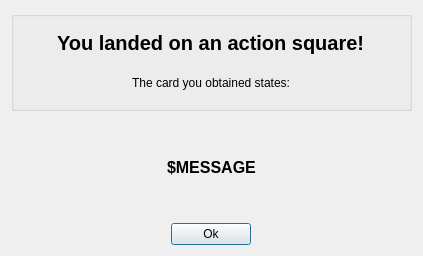
<?xml version="1.0" encoding="UTF-8"?>
<ui version="4.0">
 <class>ActionCardWindow</class>
 <widget class="QDialog" name="ActionCardWindow">
  <property name="geometry">
   <rect>
    <x>0</x>
    <y>0</y>
    <width>423</width>
    <height>256</height>
   </rect>
  </property>
  <property name="windowTitle">
   <string>Dialog</string>
  </property>
  <layout class="QVBoxLayout" name="verticalLayout_2">
   <item>
    <widget class="QGroupBox" name="groupBox">
     <property name="minimumSize">
      <size>
       <width>401</width>
       <height>92</height>
      </size>
     </property>
     <property name="title">
      <string/>
     </property>
     <layout class="QVBoxLayout" name="verticalLayout">
      <item alignment="Qt::AlignHCenter">
       <widget class="QLabel" name="label">
        <property name="font">
         <font>
          <pointsize>15</pointsize>
          <bold>true</bold>
         </font>
        </property>
        <property name="text">
         <string>You landed on an action square!</string>
        </property>
       </widget>
      </item>
      <item alignment="Qt::AlignHCenter">
       <widget class="QLabel" name="label_2">
        <property name="text">
         <string>The card you obtained states:</string>
        </property>
       </widget>
      </item>
     </layout>
    </widget>
   </item>
   <item alignment="Qt::AlignHCenter">
    <widget class="QLabel" name="message">
     <property name="font">
      <font>
       <pointsize>12</pointsize>
       <bold>true</bold>
      </font>
     </property>
     <property name="text">
      <string>$MESSAGE</string>
     </property>
    </widget>
   </item>
   <item alignment="Qt::AlignHCenter">
    <widget class="QPushButton" name="pushButton">
     <property name="text">
      <string>Ok</string>
     </property>
    </widget>
   </item>
  </layout>
 </widget>
 <resources/>
 <connections/>
</ui>
